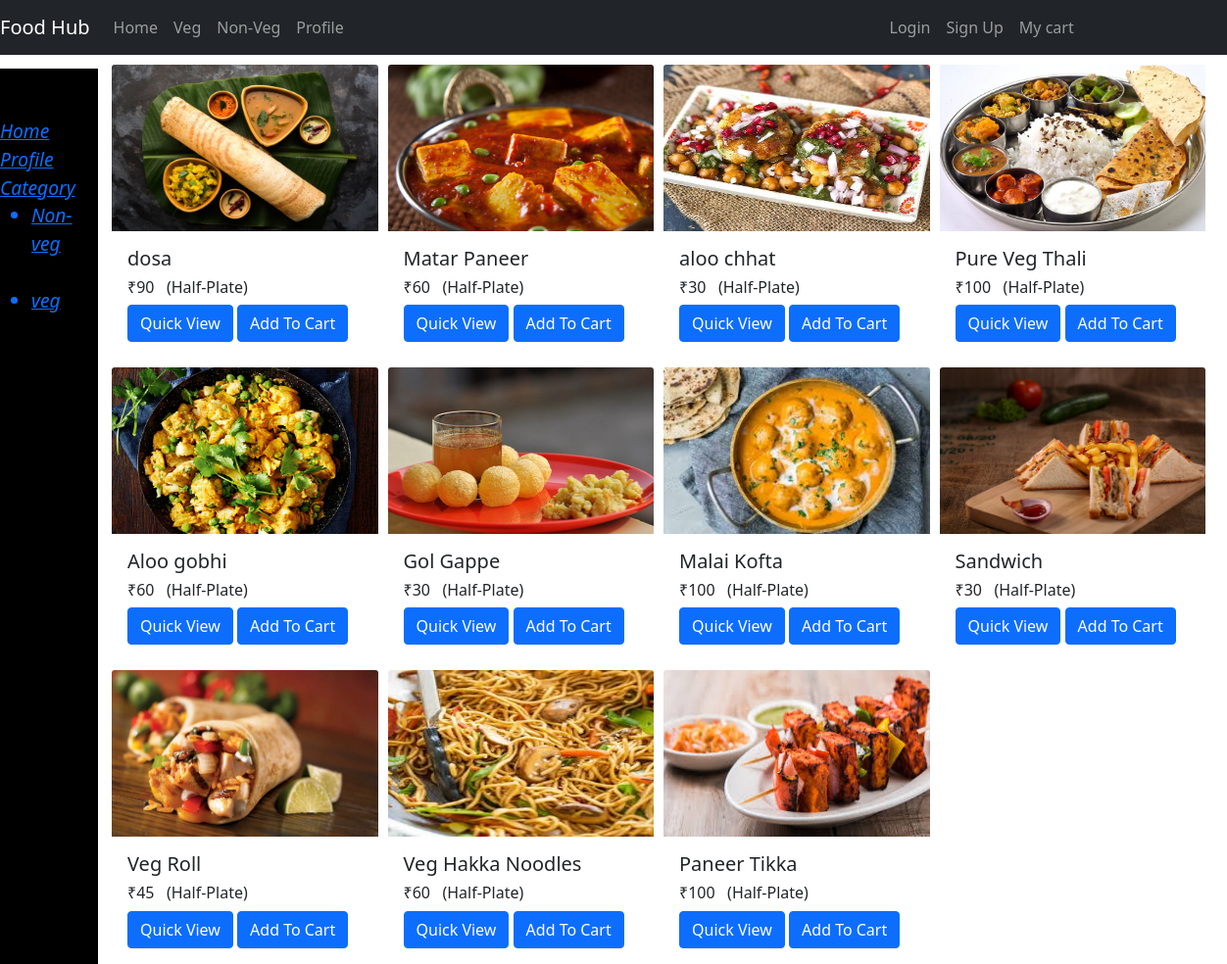
The page /veg/ on the database its author committed.
### chotaapp/models.py (models this page shows, shortened)
class products(models.Model):
     c =(
        ("veg","vegeterian"),("non-veg","non- vegetrian")
    )
     name=models.CharField(max_length=100)
     category=models.CharField(max_length=64,choices=c)
     price=models.IntegerField(null=True)
     pic=models.ImageField(upload_to="pro_images/",max_length=250,null=True,default=None)

### chotaapp/views.py (the view)
# urls.py: path('veg/', views.veg_view,name='veg'),
def veg_view(request):
 proo=products.objects.filter(category='veg')
 context1={'proo':proo,'active':'btn-light'}
 return render(request,"chotaapp/veg.html",context1)

### templates/chotaapp/veg.html (shortened to what this page needs)
{% extends 'chotaapp/base.html' %}
{% block body %}
<div class="sidenav">
    <div class="side">
     <a href="/" >Home</a><br>
      <a href="/profile" >Profile </a><br>
      <a href="#" >Category
        <ul>
          <a href="/nonveg"><li>Non-veg</li></a><br>
          <a href="/veg"><li>veg</li></a>
        </ul>
      </a><br>
    </div>
</div>
    <div class="container">
        {% for n in proo %}
          <div>
             <img src="/media/{{n.pic}}/"class="card-img-top" width="150" height="170" >
              <div class="card-body">
                  <h5 class="card-title">{{n.name}}</h5>
                  <h6 class= "card-title">&#8377;{{n.price}} &nbsp&nbsp(Half-Plate)</h6>
                  <button  class="btn btn-primary " class="btn btn-warning ">Quick View</button>
                   <form  action="/add-to-cart" class="d-inline">
                     <button  type="submit" class=" btn btn-primary">Add To Cart </button>
                   </form>
              </div>
            </div>
        {% endfor %}
{% endblock body %}

### templates/chotaapp/veg.html (style rules this page uses)
.sidenav { height: 100%; width: 100px; position: fixed; z-index: 1; top: 70px; left:0; padding-top: 50px; background-color: black; display:grid; font-size: larger; font-style: italic; font-stretch: normal; }
.side { text-align: left; }
.container { display: grid; grid-template-columns: repeat(4, 1fr); grid-column-gap: 10px; grid-row-gap:10px; margin-top: 10px; margin-left: 102px; align-items: right; }

### rows shown on the page
products: pic (picture), name "dosa", price "90"
products: pic (picture), name "Matar Paneer", price "60"
products: pic (picture), name "aloo chhat", price "30"
products: pic (picture), name "Pure Veg Thali", price "100"
products: pic (picture), name "Aloo gobhi", price "60"
products: pic (picture), name "Gol Gappe", price "30"
products: pic (picture), name "Malai Kofta", price "100"
products: pic (picture), name "Sandwich", price "30"
products: pic (picture), name "Veg Roll", price "45"
products: pic (picture), name "Veg Hakka Noodles", price "60"
products: pic (picture), name "Paneer Tikka", price "100"
